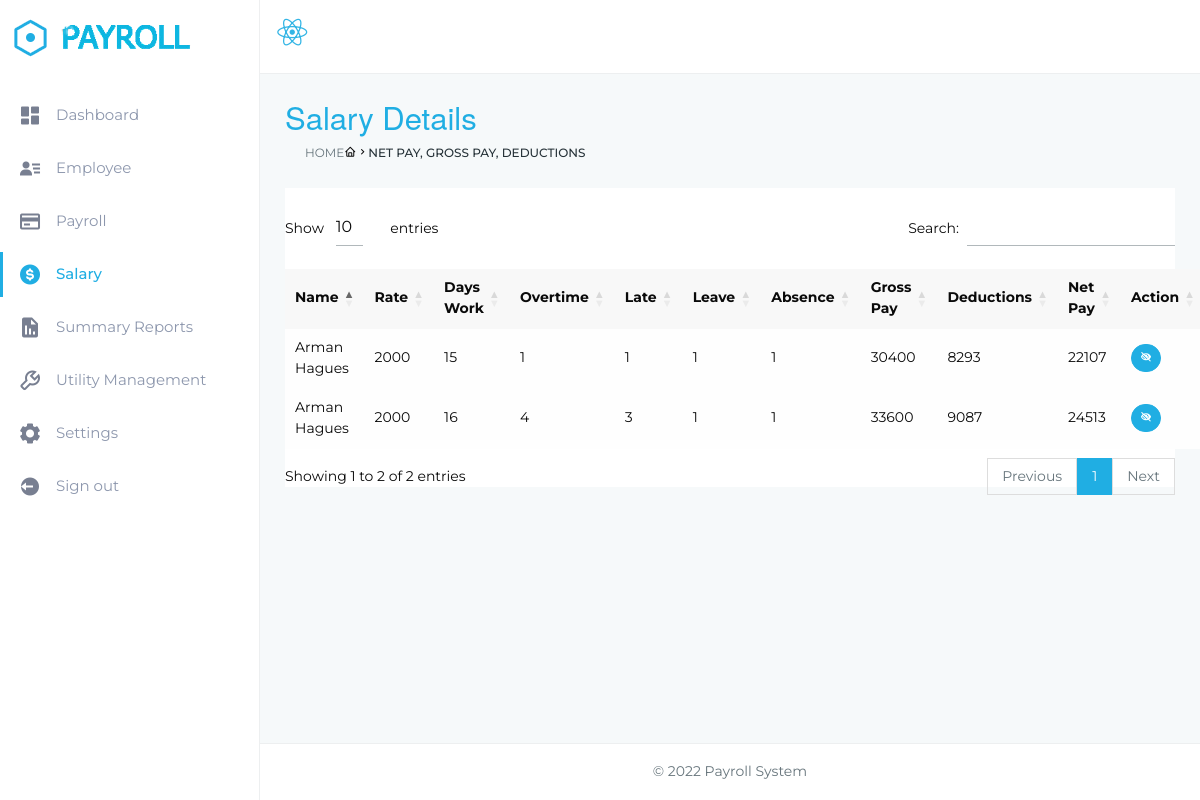
Page /admin/deduction.php on the committed database.
### tables this page shows
CREATE TABLE `payroll_process` (
  `id` int(20) NOT NULL,
  `name` varchar(50) NOT NULL,
  `department` varchar(50) NOT NULL,
  `position` varchar(50) NOT NULL,
  `rate` int(20) NOT NULL,
  `day_work` int(20) NOT NULL,
  `overtime` int(20) NOT NULL,
  `late` int(20) NOT NULL,
  `leave_number` int(20) NOT NULL,
  `absence` int(20) NOT NULL,
  `grosspay` int(20) NOT NULL,
  `deductions` int(30) NOT NULL,
  `netpay` int(20) NOT NULL
);

### admin/deduction.php (the view, shortened to what this page needs)
<?php
include('../functions.php');
?>
<!DOCTYPE html>
<html lang="en">
<head>
    <link rel="stylesheet" href="https://cdn.jsdelivr.net/npm/bootstrap@4.6.1/dist/css/bootstrap.min.css">
    <link href="../css/style.css" rel="stylesheet">
    <link href="../css/colors/default.css" id="theme" rel="stylesheet">
    <link rel="stylesheet" type="text/css" href="../fonts/font-awesome-4.7.0/css/font-awesome.min.css">
    <link rel="stylesheet" href="https://cdn.jsdelivr.net/npm/boxicons@latest/css/boxicons.min.css">
    <link rel="stylesheet" href="https://cdn.datatables.net/1.12.1/css/dataTables.bootstrap5.min.css">
    <link rel="stylesheet" href="https://cdnjs.cloudflare.com/ajax/libs/foundation/6.4.3/css/foundation.min.css">
</head>
<body class="fix-header fix-sidebar card-no-border">
    <div id="main-wrapper">
        <header class="topbar">
            <nav class="navbar top-navbar navbar-expand-md navbar-light">
                <div class="navbar-header">
                    <a class="navbar-brand" href="home.php">
                        <b>
                            <img src="../assets/images/logo-icon.png" alt="homepage" class="dark-logo" />
                        </b>
                        <span>
                        <img src="../assets/images/text-logo.png" alt="homepage" class="dark-logo" style="height: 60px;"/>
                    </a>
                </div>
                <div class="navbar-collapse">
                    <ul class="navbar-nav me-auto">
                        <li class="nav-item hidden-xs-down search-box"> <a
                                class="nav-link hidden-sm-down" href="javascript:void(0)">
                                <i class='bx bxl-react bx-spin bx-md' style="color: #33b5e5; position: relative;
                                top: 5px; right: 1.3rem;"></i></a>
                        </li>
                    </ul>
                    </div>
                  </nav>
                </header>
        <aside class="left-sidebar">
            <div class="scroll-sidebar">
                <nav class="sidebar-nav">
                    <ul id="sidebarnav">
                    <li> <a class="waves-effect waves-dark" href="home.php" aria-expanded="false">
                            <i class='bx bxs-dashboard'></i><span class="hide-menu">Dashboard</span></a>
                        </li>
                        <li> <a class="waves-effect waves-dark" href="employee.php" aria-expanded="false">
                            <i class='bx bxs-user-detail'></i><span class="hide-menu">Employee</span></a>
                        </li>
                        <li> <a class="waves-effect waves-dark" href="payroll.php" aria-expanded="false">
                            <i class='bx bx-credit-card' ></i><span class="hide-menu">Payroll</span></a>
                        </li>
                        <li> <a class="waves-effect waves-dark" href="deduction.php" aria-expanded="false">
                            <i class='bx bxs-dollar-circle'></i><span class="hide-menu">Salary</span></a>
                        </li>
                        <li> <a class="waves-effect waves-dark" href="computation.php" aria-expanded="false">
                            <i class='bx bxs-report'></i><span class="hide-menu">Summary Reports</span></a>
                        </li>
                        <li> <a class="waves-effect waves-dark" href="utilities.php" aria-expanded="false">
                            <i class='bx bx-wrench'></i><span class="hide-menu">Utility Management</span></a>
                        </li>
                        <li> <a class="waves-effect waves-dark" href="adminprofile.php" aria-expanded="false">
                            <i class='bx bxs-cog'></i><span class="hide-menu">Settings</span></a>
                        </li>
                        <li> <a class="waves-effect waves-dark" href="../index.php?logout='1'" aria-expanded="false">
                            <i class='bx bxs-log-out-circle'></i><span class="hide-menu">Sign out</span></a>
                        </li>
                    </ul>
                </nav>
            </div>
        </aside>
        <div class="page-wrapper">
            <div class="container-fluid">
                <div class="row page-titles">
                    <div class="col-md-5 align-self-center">
                        <h3 class="text-themecolor">Salary Details</h3>
                        <ol class="breadcrumb">
                            <li class="breadcrumb-item"><a href="javascript:void(0)">Home</a></li>
                            <i class='bx bx-home ms-1 mt-2'></i>
                            <i class='bx bx-chevron-right mt-2'></i>
                            <li class="breadcrumb-item active">Net Pay, Gross Pay, Deductions</li>
                        </ol>
                    </div>
                </div>
                            <div class="table-responsive-md bg-white">
                                            <form action="#" method="POST">
                                                <table id="EmployeeTable" class="display compact table-hover">
                                                <thead>
                                                    <tr>
                                                        <th>Name</th>
                                                        <th>Rate</th>
                                                        <th>Days Work</th>
                                                        <th>Overtime</th>
                                                        <th>Late</th>
                                                        <th>Leave</th>
                                                        <th>Absence</th>
                                                        <th>Gross Pay</th>
                                                        <th>Deductions</th>
                                                        <th>Net Pay</th>
                                                        <th>Action</th>
                                                    </tr>
                                                </thead>
                                                <tbody>
                                                <?php
                                                        $sql = "SELECT * FROM payroll_process";
                                                        $result = mysqli_query($conn, $sql);
                                                        while($row = mysqli_fetch_array($result)){
                                                            echo "<tr>";
                                                            echo "<td>".$row['name']."</td>";
                                                            echo "<td>".$row['rate']."</td>";
                                                            echo "<td>".$row['day_work']."</td>";
                                                            echo "<td>".$row['overtime']."</td>";
                                                            echo "<td>".$row['late']."</td>";
                                                            echo "<td>".$row['leave_number']."</td>";
                                                            echo "<td>".$row['absence']."</td>";
                                                            echo "<td>".$row['grosspay']."</td>";
                                                            echo "<td>".$row['deductions']."</td>";
                                                            echo "<td>".$row['netpay']."</td>";
                                                            echo "<td>
                                                            <a href='#view".$row['id']."'class='btn btn-sm btn-info' data-toggle='modal'><i class='bx bxs-low-vision icon-del'></i></a>
                                                            </td>";
                                                            include('deduction_modal.php');
                                                        }
                                                    ?>
            <footer class="footer text-center"> © 2022 Payroll System</a> </footer>
</body>
</html>

### admin/deduction_modal.php (shortened to what this page needs)
<!DOCTYPE html>
<html lang="en">
<head>
    <link rel="stylesheet" href="../css/adminothers.css">
</head>
<body>
</body>
</html>
<div class="modal fade" id="update<?php echo $row['id']; ?>" tabindex="-1" aria-hidden="true">
  <div class="modal-dialog">
    <div class="modal-content">
		</form>
      </div>
    </div>
  </div>
</div>
<div class="modal fade" id="view<?php echo $row['id']; ?>" tabindex="-1" aria-hidden="true">

### css/colors/default.css (style rules this page uses)
.topbar { background: #ffffff; }
.topbar .navbar-header { background: #ffffff; }
.topbar .navbar-light .navbar-nav .nav-item > a.nav-link { color: rgba(0, 0, 0, 0.7) !important; }
.text-themecolor { color: #20aee3 !important; }
.sidebar-nav > ul > li.active > a { color: #20aee3; border-color: #20aee3; }
.sidebar-nav > ul > li.active > a i { color: #20aee3; }
.sidebar-nav ul li a.active, .sidebar-nav ul li a:hover { color: #20aee3; }
.sidebar-nav ul li a.active i, .sidebar-nav ul li a:hover i { color: #20aee3; }
.sidebar-nav > ul > li > a i { color: #787f91; }

### css/adminothers.css (style rules this page uses)
.btn { border-radius: 25px; }

### admin/deduction.php (style rules this page uses)
body { font-family: 'Montserrat', sans-serif; }

### rows in the picture
payroll_process: name "Arman Hagues", rate "2000", day_work "15", overtime "1", late "1", leave_number "1", absence "1", grosspay "30400", deductions "8293", netpay "22107"
payroll_process: name "Arman Hagues", rate "2000", day_work "16", overtime "4", late "3", leave_number "1", absence "1", grosspay "33600", deductions "9087", netpay "24513"
